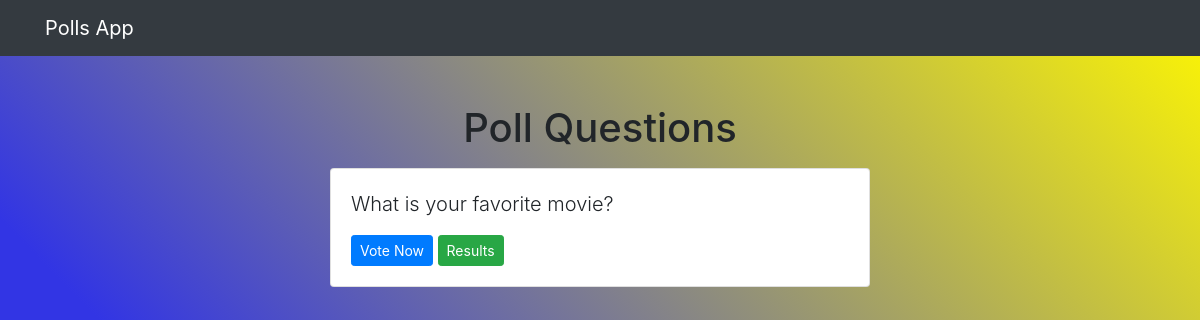
The app's page /polls, older data.
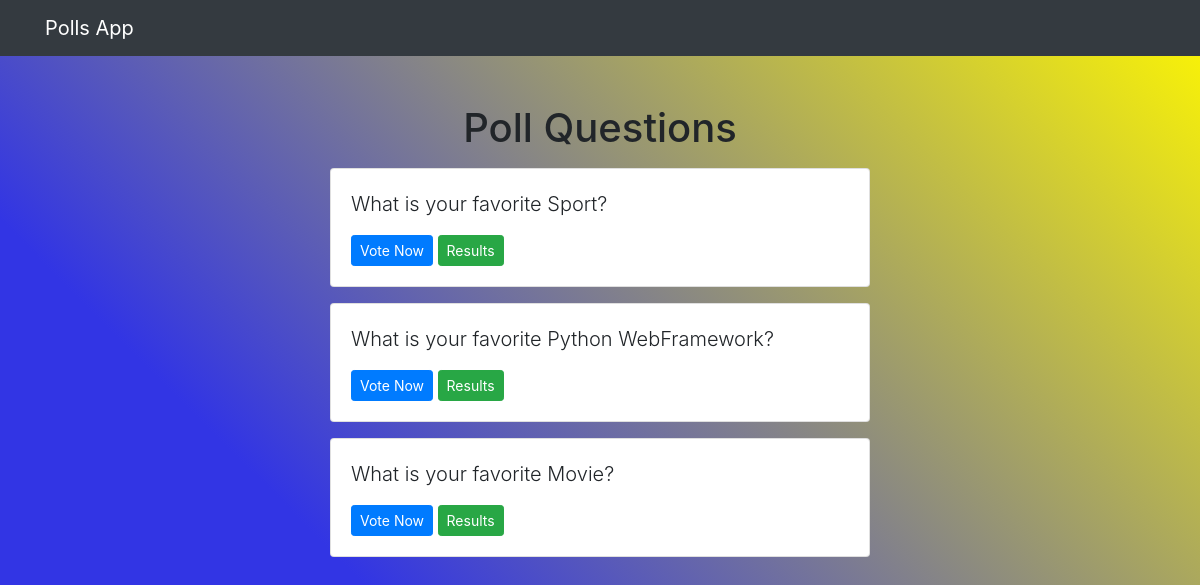
The same page, newer data.
### polls/models.py (models this page shows, shortened)
class Question(models.Model):
    question_text = models.CharField(max_length=200)
    pub_date = models.DateTimeField('date published')

### polls/views.py (the view)
# urls.py: path('', views.index, name='index')
def index(request):
    latest_question_list = Question.objects.order_by('-pub_date')[:5]
    context = {'latest_question_list': latest_question_list}
    return render(request, 'polls/index.html', context)

### templates/polls/index.html
{% extends 'base.html' %}
{% block content %}
<h1 class="text-center mb-3">Poll Questions</h1>
{%  if latest_question_list %}
{% for question in latest_question_list %}
<div class="card mb-3">
    <div class="card-body">
        <p class="lead">{{ question.question_text }}</p>
        <a href="{% url 'polls:detail' question.id %}" class="btn btn-primary btn-sm">Vote Now</a>
        <a href="{% url 'polls:results' question.id %}" class="btn btn-success btn-sm">Results</a>
    </div>
</div>
{% endfor %}
{% else %}
<p>No polls available</p>
{% endif %}
{% endblock %}

Row changes from the older to the newer data that the page shows:
added Question: question_text "What is your favorite Sport?"
added Question: question_text "What is your favorite Python WebFramework?"
changed Question: question_text "What is your favorite movie?" → "What is your favorite Movie?"
